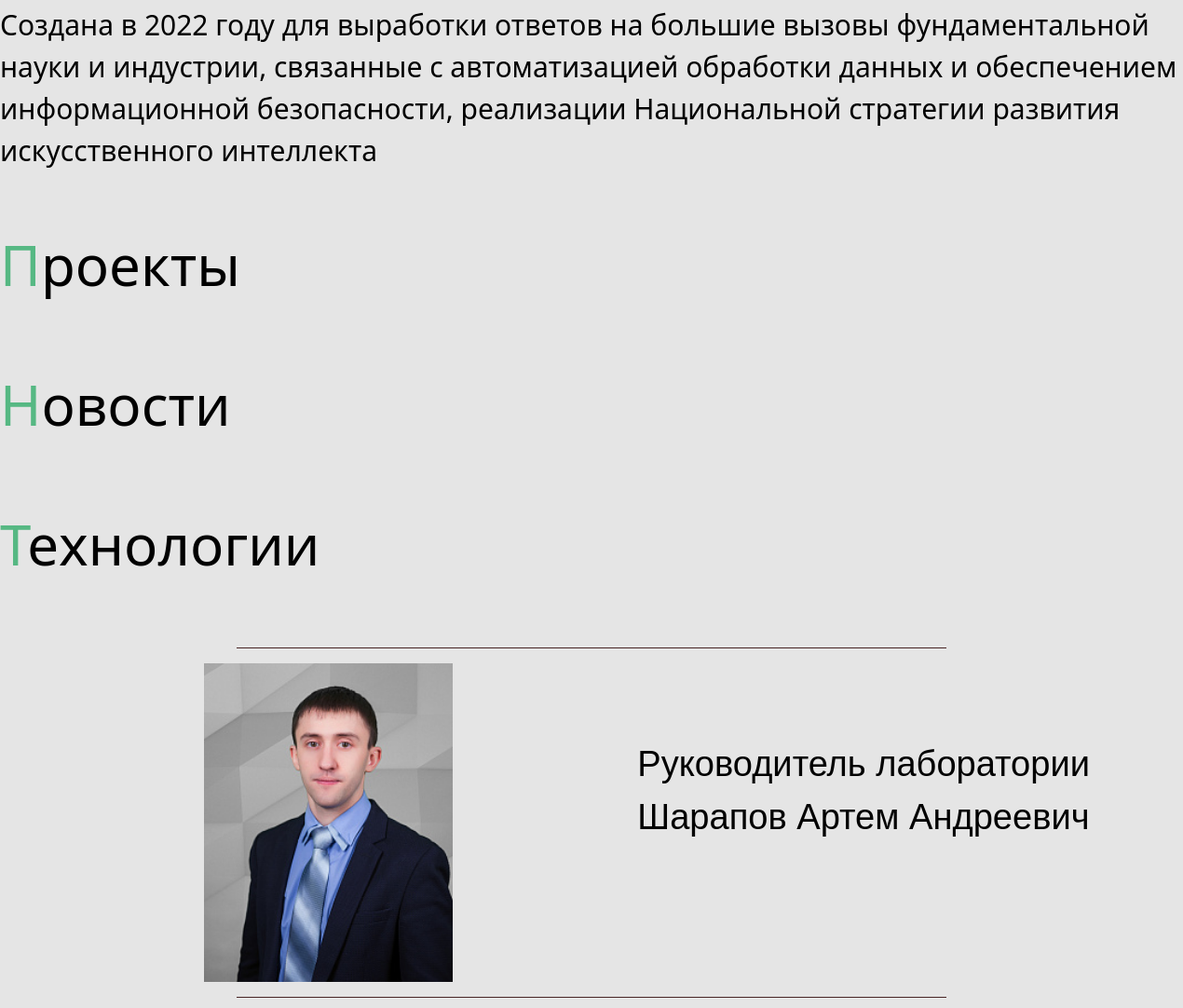
Before: / (middle part) with the older database file.
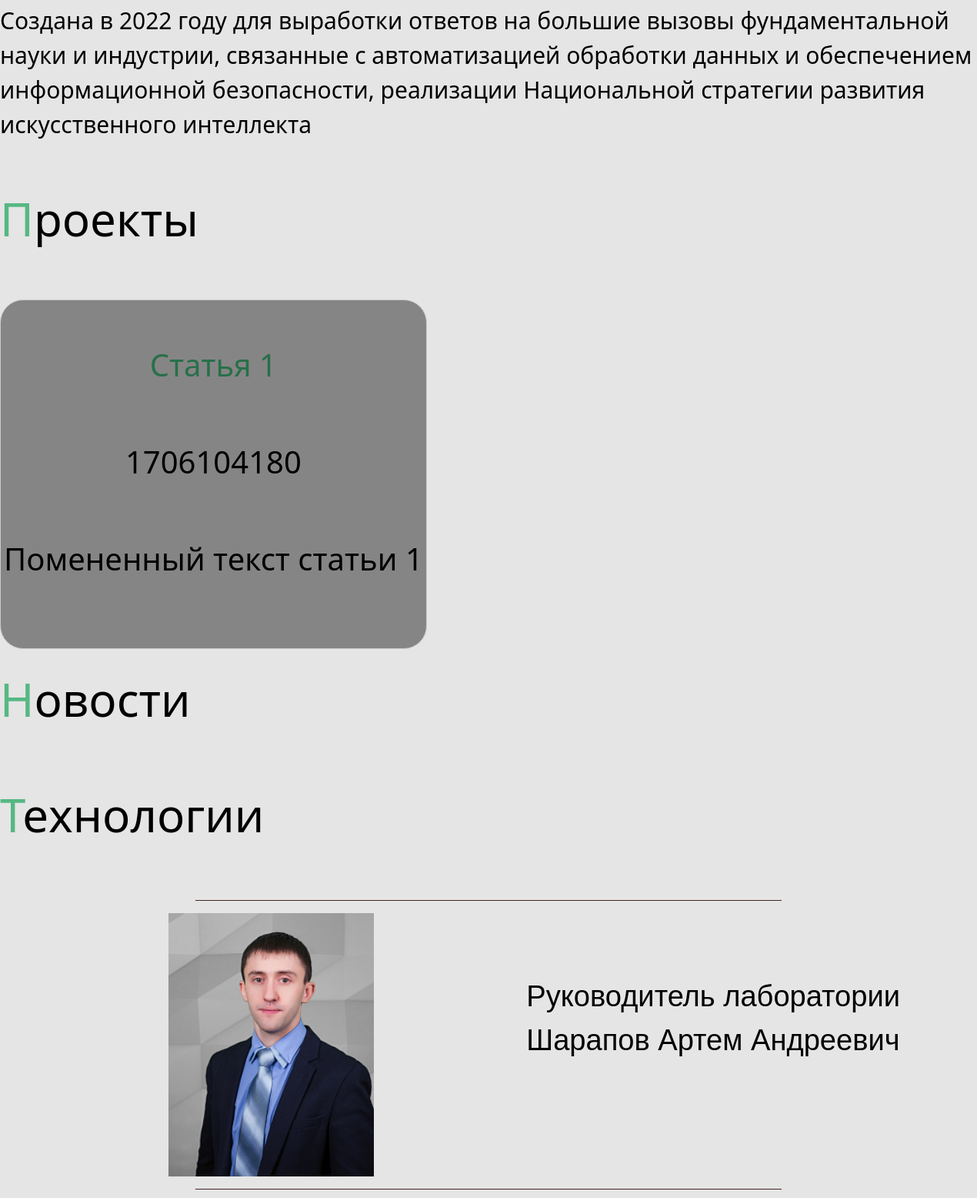
After: the same page with the newer database file.
### tables this page shows
CREATE TABLE posts (
    id INTEGER PRIMARY KEY AUTOINCREMENT,
    created TIMESTAMP NOT NULL DEFAULT CURRENT_TIMESTAMP,
    title TEXT NOT NULL,
    content TEXT NOT NULL,
    status TEXT DEFAULT draft
);

### app.py (the view)
@app.route("/")
def index():
        path = url_for('static', filename='img/robot.jpg')
        path1 = url_for('static', filename='img/ruk.jpg')
        path2 = url_for('static', filename='img/robot2.jpg')
        path3 = url_for('static', filename='php/sender.php')
        return render_template('index.html', posts=dbase.getJSON(), path=path, path1=path1, path2=path2, path3=path3)

### DataBase.py (called while the page is built)
    def getJSON(self):
        sql = '''SELECT * FROM posts'''
        try:
            self.__cur.execute(sql)
            res = self.__cur.fetchall()
            if res:
                blocks_list = [dict(ix) for ix in res]
                return blocks_list
        except:
            return False
        return []

### app.py (called while the page is built)
@app.before_request
def before_request():
     global dbase
     db = get_db()
     dbase = DataBase(db)

def connect_db():
    conn = sqlite3.connect(app.config['DATABASE'])
    conn.row_factory = sqlite3.Row
    return conn

def get_db():
    if not hasattr(g, 'link_db'):
        g.link_db = connect_db()
    return g.link_db

### templates/index.html (shortened to what this page needs)
{% extends 'base.html' %}
{% block content %}
<link type="text/css" href="{{ url_for('static', filename='css/style1.css')}}" rel="stylesheet" />
<div class="about" id="dev">
</div>
<div class ="txt">
    Создана в 2022 году для выработки ответов на большие вызовы фундаментальной науки и индустрии, связанные с автоматизацией обработки данных и обеспечением информационной безопасности, реализации Национальной стратегии развития искусственного интеллекта
    </div>
<div class="about" id="naszabuv">
        Проекты
        </div>
<div class="proj">
    <div class="pram">
        {% for post in posts %}
        {% if post["status"] == 'public' %}
    <div class ="child"><p class="Z">{{ post['title'] }}
        <p>{{ post['created'] }}
        <p>{{ post['content'] }}
        <p class="Z">{{ post['autor'] }}
 </div>
        {% endif %}
 {% endfor %}
 </div>
</div>
 <div class="about" >
   Новости
</div>
<div class="about" id="kirasib">
    Технологии
 </div>
<hr>
<div class="Im">
    <img src="{{ path1 }}"/>
</div>
<div class="tx">
    Руководитель лаборатории<br>Шарапов Артем Андреевич</p>
</div>
<hr>
{% endblock %}

Changed rows visible on the page:
now on this page (row edited): posts: title "Статья 1", created "1706104180", content "Помененный текст статьи 1"
